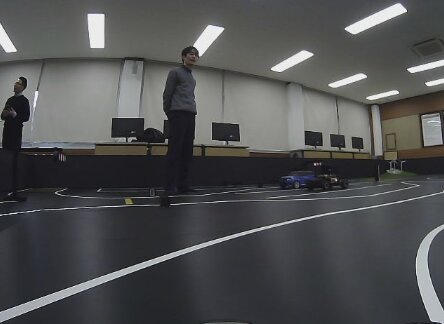
#> input picture OpenCV/car.jpg, 444 x 324 px
$ python image.py
#> lines starting #> are read from the running program, lines starting #| are printed output that depends on the picture
import os
import cv2
import matplotlib.pyplot as plt

BASE_DIR = os.path.dirname(os.path.abspath(__file__))
image_path = os.path.join(BASE_DIR, "car.jpg")

image = cv2.imread(image_path)
#> image is the input picture: shape (324, 444, 3); mean B, G, R 81.6, 80.7, 80

if image is None:
    print("이미지를 찾을 수 없습니다.")
    exit()

image_rgb = cv2.cvtColor(image, cv2.COLOR_BGR2RGB)

# 이미지 일부 자르기
crop = image_rgb[300:900, 200:900]
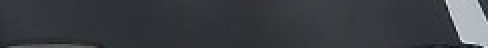
#> crop: shape (24, 244, 3) (shown 2 times larger); mean R, G, B 59.9, 61.7, 66.3

plt.imshow(crop)
plt.title("Crop")
plt.axis("off")
plt.show()
